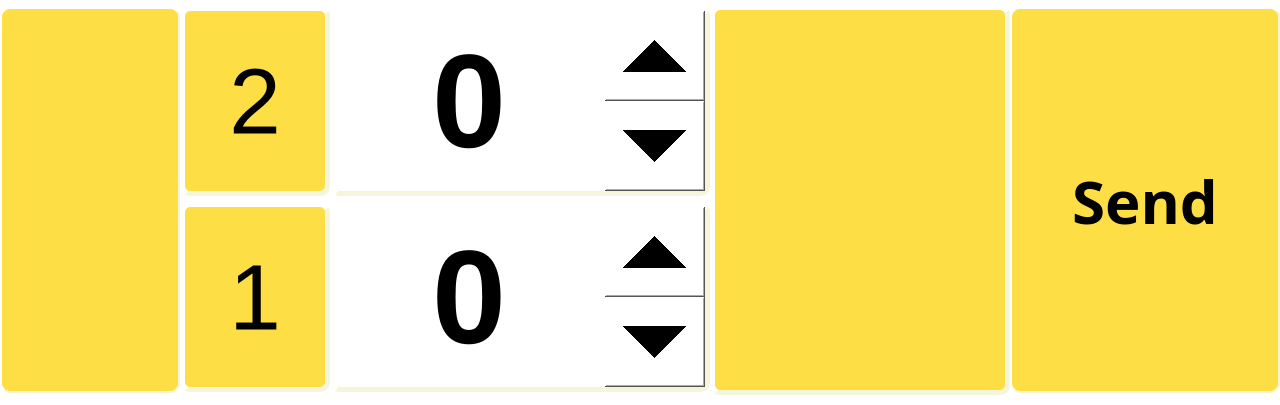
<?xml version="1.0" encoding="UTF-8"?>
<ui version="4.0">
 <class>MainWindow</class>
 <widget class="QMainWindow" name="MainWindow">
  <property name="windowModality">
   <enum>Qt::NonModal</enum>
  </property>
  <property name="geometry">
   <rect>
    <x>0</x>
    <y>0</y>
    <width>1280</width>
    <height>405</height>
   </rect>
  </property>
  <property name="sizePolicy">
   <sizepolicy hsizetype="Preferred" vsizetype="Preferred">
    <horstretch>0</horstretch>
    <verstretch>0</verstretch>
   </sizepolicy>
  </property>
  <property name="windowTitle">
   <string>MainWindow</string>
  </property>
  <property name="styleSheet">
   <string notr="true">background-color: #FFFFFF</string>
  </property>
  <property name="locale">
   <locale language="Korean" country="SouthKorea"/>
  </property>
  <property name="dockOptions">
   <set>QMainWindow::AllowTabbedDocks|QMainWindow::AnimatedDocks</set>
  </property>
  <widget class="QWidget" name="centralwidget">
   <property name="enabled">
    <bool>true</bool>
   </property>
   <property name="sizePolicy">
    <sizepolicy hsizetype="Preferred" vsizetype="Preferred">
     <horstretch>0</horstretch>
     <verstretch>0</verstretch>
    </sizepolicy>
   </property>
   <property name="maximumSize">
    <size>
     <width>1280</width>
     <height>400</height>
    </size>
   </property>
   <layout class="QHBoxLayout" name="horizontalLayout">
    <property name="spacing">
     <number>0</number>
    </property>
    <property name="leftMargin">
     <number>0</number>
    </property>
    <property name="topMargin">
     <number>0</number>
    </property>
    <property name="rightMargin">
     <number>0</number>
    </property>
    <property name="bottomMargin">
     <number>0</number>
    </property>
    <item>
     <layout class="QHBoxLayout" name="horizontalLayout_7">
      <property name="spacing">
       <number>0</number>
      </property>
      <property name="sizeConstraint">
       <enum>QLayout::SetDefaultConstraint</enum>
      </property>
      <item>
       <widget class="QLabel" name="label_4">
        <property name="sizePolicy">
         <sizepolicy hsizetype="Fixed" vsizetype="Preferred">
          <horstretch>0</horstretch>
          <verstretch>0</verstretch>
         </sizepolicy>
        </property>
        <property name="minimumSize">
         <size>
          <width>150</width>
          <height>380</height>
         </size>
        </property>
        <property name="maximumSize">
         <size>
          <width>180</width>
          <height>386</height>
         </size>
        </property>
        <property name="styleSheet">
         <string notr="true">QLabel {background-color: #FDDE45;border-style: outset; border-width: 2px; border-radius: 10px;border-color: beige;min-width: 5em;padding: 5px; }</string>
        </property>
        <property name="text">
         <string/>
        </property>
        <property name="pixmap">
         <pixmap>resource/bumblebee.jpg</pixmap>
        </property>
        <property name="alignment">
         <set>Qt::AlignCenter</set>
        </property>
       </widget>
      </item>
      <item>
       <layout class="QVBoxLayout" name="verticalLayout_3">
        <property name="spacing">
         <number>0</number>
        </property>
        <item>
         <layout class="QHBoxLayout" name="horizontalLayout_5" stretch="0,0">
          <property name="spacing">
           <number>0</number>
          </property>
          <property name="sizeConstraint">
           <enum>QLayout::SetDefaultConstraint</enum>
          </property>
          <property name="leftMargin">
           <number>0</number>
          </property>
          <property name="topMargin">
           <number>0</number>
          </property>
          <property name="rightMargin">
           <number>0</number>
          </property>
          <property name="bottomMargin">
           <number>0</number>
          </property>
          <item>
           <widget class="QLabel" name="label">
            <property name="enabled">
             <bool>true</bool>
            </property>
            <property name="sizePolicy">
             <sizepolicy hsizetype="Fixed" vsizetype="Preferred">
              <horstretch>0</horstretch>
              <verstretch>0</verstretch>
             </sizepolicy>
            </property>
            <property name="minimumSize">
             <size>
              <width>120</width>
              <height>180</height>
             </size>
            </property>
            <property name="maximumSize">
             <size>
              <width>150</width>
              <height>192</height>
             </size>
            </property>
            <property name="font">
             <font>
              <pointsize>70</pointsize>
             </font>
            </property>
            <property name="mouseTracking">
             <bool>false</bool>
            </property>
            <property name="contextMenuPolicy">
             <enum>Qt::NoContextMenu</enum>
            </property>
            <property name="styleSheet">
             <string notr="true">QLabel {background-color: #FDDE45;border-style: outset; border-width: 5px; border-radius: 10px;border-color: beige;min-width: 4em;padding: 5px; }</string>
            </property>
            <property name="text">
             <string>2</string>
            </property>
            <property name="alignment">
             <set>Qt::AlignCenter</set>
            </property>
           </widget>
          </item>
          <item>
           <widget class="QSpinBox" name="spinbox2">
            <property name="sizePolicy">
             <sizepolicy hsizetype="Preferred" vsizetype="Preferred">
              <horstretch>0</horstretch>
              <verstretch>0</verstretch>
             </sizepolicy>
            </property>
            <property name="minimumSize">
             <size>
              <width>180</width>
              <height>180</height>
             </size>
            </property>
            <property name="maximumSize">
             <size>
              <width>400</width>
              <height>190</height>
             </size>
            </property>
            <property name="font">
             <font>
              <pointsize>100</pointsize>
              <weight>75</weight>
              <bold>true</bold>
             </font>
            </property>
            <property name="focusPolicy">
             <enum>Qt::NoFocus</enum>
            </property>
            <property name="layoutDirection">
             <enum>Qt::LeftToRight</enum>
            </property>
            <property name="styleSheet">
             <string notr="true">QSpinBox::up-button { width: 100px;} QSpinBox::down-button { width: 100px;}
QSpinBox {border-style: outset; border-width: 5px; border-radius: 10px;border-color: beige;min-width: 10em;padding: 5px; }</string>
            </property>
            <property name="wrapping">
             <bool>true</bool>
            </property>
            <property name="alignment">
             <set>Qt::AlignCenter</set>
            </property>
            <property name="readOnly">
             <bool>false</bool>
            </property>
            <property name="buttonSymbols">
             <enum>QAbstractSpinBox::UpDownArrows</enum>
            </property>
            <property name="accelerated">
             <bool>true</bool>
            </property>
            <property name="keyboardTracking">
             <bool>true</bool>
            </property>
            <property name="maximum">
             <number>10</number>
            </property>
           </widget>
          </item>
         </layout>
        </item>
        <item>
         <layout class="QHBoxLayout" name="horizontalLayout_6">
          <property name="spacing">
           <number>0</number>
          </property>
          <property name="sizeConstraint">
           <enum>QLayout::SetDefaultConstraint</enum>
          </property>
          <property name="leftMargin">
           <number>0</number>
          </property>
          <property name="topMargin">
           <number>0</number>
          </property>
          <property name="rightMargin">
           <number>0</number>
          </property>
          <property name="bottomMargin">
           <number>0</number>
          </property>
          <item>
           <widget class="QLabel" name="label_2">
            <property name="enabled">
             <bool>true</bool>
            </property>
            <property name="sizePolicy">
             <sizepolicy hsizetype="Fixed" vsizetype="Preferred">
              <horstretch>0</horstretch>
              <verstretch>0</verstretch>
             </sizepolicy>
            </property>
            <property name="minimumSize">
             <size>
              <width>120</width>
              <height>180</height>
             </size>
            </property>
            <property name="maximumSize">
             <size>
              <width>150</width>
              <height>192</height>
             </size>
            </property>
            <property name="font">
             <font>
              <pointsize>70</pointsize>
             </font>
            </property>
            <property name="mouseTracking">
             <bool>false</bool>
            </property>
            <property name="contextMenuPolicy">
             <enum>Qt::NoContextMenu</enum>
            </property>
            <property name="styleSheet">
             <string notr="true">QLabel {background-color: #FDDE45;border-style: outset; border-width: 5px; border-radius: 10px;border-color: beige;min-width: 4em;padding: 5px; }</string>
            </property>
            <property name="frameShadow">
             <enum>QFrame::Plain</enum>
            </property>
            <property name="text">
             <string>1</string>
            </property>
            <property name="alignment">
             <set>Qt::AlignCenter</set>
            </property>
           </widget>
          </item>
          <item>
           <widget class="QSpinBox" name="spinbox1">
            <property name="enabled">
             <bool>true</bool>
            </property>
            <property name="sizePolicy">
             <sizepolicy hsizetype="Preferred" vsizetype="Preferred">
              <horstretch>0</horstretch>
              <verstretch>0</verstretch>
             </sizepolicy>
            </property>
            <property name="minimumSize">
             <size>
              <width>180</width>
              <height>180</height>
             </size>
            </property>
            <property name="maximumSize">
             <size>
              <width>400</width>
              <height>190</height>
             </size>
            </property>
            <property name="font">
             <font>
              <pointsize>100</pointsize>
              <weight>75</weight>
              <bold>true</bold>
             </font>
            </property>
            <property name="focusPolicy">
             <enum>Qt::NoFocus</enum>
            </property>
            <property name="styleSheet">
             <string notr="true">QSpinBox::up-button { width: 100px;} QSpinBox::down-button { width: 100px;}
QSpinBox {border-style: outset; border-width: 5px; border-radius: 10px;border-color: beige;min-width: 5em;padding: 5px; }</string>
            </property>
            <property name="wrapping">
             <bool>true</bool>
            </property>
            <property name="alignment">
             <set>Qt::AlignCenter</set>
            </property>
            <property name="readOnly">
             <bool>false</bool>
            </property>
            <property name="buttonSymbols">
             <enum>QAbstractSpinBox::UpDownArrows</enum>
            </property>
            <property name="accelerated">
             <bool>true</bool>
            </property>
            <property name="keyboardTracking">
             <bool>true</bool>
            </property>
            <property name="maximum">
             <number>10</number>
            </property>
           </widget>
          </item>
         </layout>
        </item>
       </layout>
      </item>
      <item>
       <widget class="QLabel" name="label_3">
        <property name="enabled">
         <bool>true</bool>
        </property>
        <property name="sizePolicy">
         <sizepolicy hsizetype="Fixed" vsizetype="Preferred">
          <horstretch>0</horstretch>
          <verstretch>0</verstretch>
         </sizepolicy>
        </property>
        <property name="maximumSize">
         <size>
          <width>300</width>
          <height>390</height>
         </size>
        </property>
        <property name="contextMenuPolicy">
         <enum>Qt::NoContextMenu</enum>
        </property>
        <property name="styleSheet">
         <string notr="true">QLabel {background-color: #FDDE45;border-style: outset; border-width: 5px; border-radius: 10px;border-color: beige;min-width: 2em;padding: 5px; }</string>
        </property>
        <property name="text">
         <string/>
        </property>
        <property name="pixmap">
         <pixmap>Tray.jpg</pixmap>
        </property>
        <property name="alignment">
         <set>Qt::AlignCenter</set>
        </property>
        <property name="wordWrap">
         <bool>false</bool>
        </property>
       </widget>
      </item>
      <item>
       <widget class="QPushButton" name="pushButton">
        <property name="enabled">
         <bool>true</bool>
        </property>
        <property name="sizePolicy">
         <sizepolicy hsizetype="Fixed" vsizetype="Preferred">
          <horstretch>1</horstretch>
          <verstretch>0</verstretch>
         </sizepolicy>
        </property>
        <property name="minimumSize">
         <size>
          <width>270</width>
          <height>380</height>
         </size>
        </property>
        <property name="maximumSize">
         <size>
          <width>270</width>
          <height>386</height>
         </size>
        </property>
        <property name="baseSize">
         <size>
          <width>270</width>
          <height>390</height>
         </size>
        </property>
        <property name="font">
         <font>
          <family>Ubuntu Mono</family>
          <pointsize>45</pointsize>
          <weight>75</weight>
          <bold>true</bold>
         </font>
        </property>
        <property name="styleSheet">
         <string notr="true">QPushButton {background-color: #FDDE45;border-style: outset; border-width: 2px; border-radius: 10px;border-color: beige;min-width: 5em;padding: 5px; }</string>
        </property>
        <property name="text">
         <string>Send</string>
        </property>
       </widget>
      </item>
     </layout>
    </item>
   </layout>
  </widget>
 </widget>
 <resources/>
 <connections>
  <connection>
   <sender>pushButton</sender>
   <signal>clicked()</signal>
   <receiver>MainWindow</receiver>
   <slot>evt_send_message()</slot>
   <hints>
    <hint type="sourcelabel">
     <x>1160</x>
     <y>341</y>
    </hint>
    <hint type="destinationlabel">
     <x>1199</x>
     <y>405</y>
    </hint>
   </hints>
  </connection>
 </connections>
 <slots>
  <slot>evt_send_message()</slot>
  <slot>slot1()</slot>
 </slots>
</ui>
